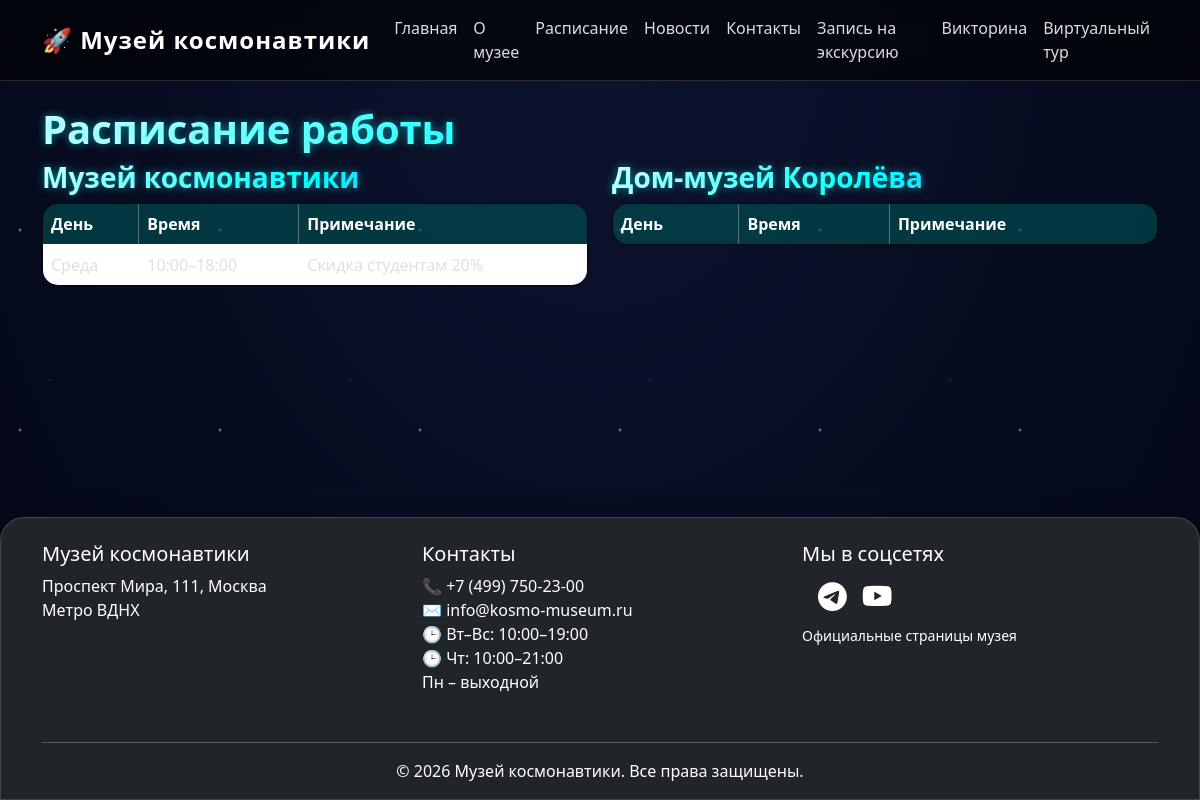
Page /schedule/ on the committed database.
### museum_app/models.py (models this page shows, shortened)
class Schedule(models.Model):
    DAYS = [('mon','Понедельник'),('tue','Вторник'),('wed','Среда'),('thu','Четверг'),('fri','Пятница'),('sat','Суббота'),('sun','Воскресенье')]
    PLACE_CHOICES = [('museum','Музей космонавтики'),('korolev','Дом-музей Королёва')]
    place = models.CharField(max_length=20, choices=PLACE_CHOICES, verbose_name='Место')
    day = models.CharField(max_length=3, choices=DAYS, verbose_name='День недели')
    open_time = models.TimeField(blank=True, null=True, verbose_name='Время открытия')
    close_time = models.TimeField(blank=True, null=True, verbose_name='Время закрытия')
    is_closed = models.BooleanField(default=False, verbose_name='Выходной')
    note = models.CharField(max_length=200, blank=True, verbose_name='Примечание')
    class Meta:
        ordering = ['place', 'day']
        verbose_name = 'Расписание'
        verbose_name_plural = 'Расписание'

### museum_app/views.py (the view)
# urls.py: path('schedule/', views.schedule, name='schedule'),
def schedule(request):
    museum_schedule = Schedule.objects.filter(place='museum')
    korolev_schedule = Schedule.objects.filter(place='korolev')
    return render(request, 'museum_app/schedule.html', {
        'museum_schedule': museum_schedule,
        'korolev_schedule': korolev_schedule,
    })

### museum_app/templates/museum_app/schedule.html (shortened to what this page needs)
{% extends 'museum_app/base.html' %}
{% block content %}
<h1>Расписание работы</h1>
<div class="row">
    <div class="col-md-6">
        <h3>Музей космонавтики</h3>
        <table class="table table-bordered">
            <thead><tr><th>День</th><th>Время</th><th>Примечание</th></tr></thead>
            <tbody>{% for s in museum_schedule %}
                <tr>
                    <td>{{ s.get_day_display }}</td>
                    <td>{% if s.is_closed %}Выходной{% else %}{{ s.open_time|time:"H:i" }}–{{ s.close_time|time:"H:i" }}{% endif %}</td>
                    <td>{{ s.note }}</td>
                </tr>{% endfor %}
            </tbody>
        </table>
    </div>
    <div class="col-md-6">
        <h3>Дом-музей Королёва</h3>
        <table class="table table-bordered">
            <thead><tr><th>День</th><th>Время</th><th>Примечание</th></tr></thead>
        </table>
    </div>
</div>
{% endblock %}

### museum_app/static/museum_app/css/style.css (style rules this page uses)
:root { --bg-dark: #0a0f2a; --bg-darker: #050814; --accent: #ff7700; --accent-glow: #ffaa33; --neon-cyan: #0ff; --neon-magenta: #f0f; --text-light: #f0f0f0; --glass-bg: rgba(10, 15, 42, 0.75); --glass-border: rgba(255, 255, 255, 0.15); }
body { background: radial-gradient(ellipse at top, #0d142e, #030617); color: var(--text-light); font-family: 'Segoe UI', 'Montserrat', system-ui, sans-serif; position: relative; overflow-x: hidden; margin: 0; padding: 0; min-height: 100vh; display: flex; flex-direction: column; }
h1, h2, h3, .gradient-text { background: linear-gradient(135deg, #fff, var(--neon-cyan), var(--neon-magenta)); -webkit-background-clip: text; background-clip: text; color: transparent; text-shadow: 0 0 8px rgba(0,255,255,0.5); font-weight: 700; }
.table { color: #f0f0f0 !important; background-color: rgba(0, 0, 0, 0.5) !important; border-radius: 16px; overflow: hidden; }
.table th { background-color: rgba(0, 255, 255, 0.2); color: #ffffff !important; font-weight: 600; }
.table td { color: #e0e0e0 !important; border-color: rgba(255, 255, 255, 0.2); }
.table-bordered { border: 1px solid rgba(255, 255, 255, 0.3); }
table:not(.admin) th, table:not(.admin) td { color: #f0f0f0; }

### rows in the picture
Schedule: day "Среда", open_time "10:00", close_time "18:00", note "Скидка студентам 20%"
